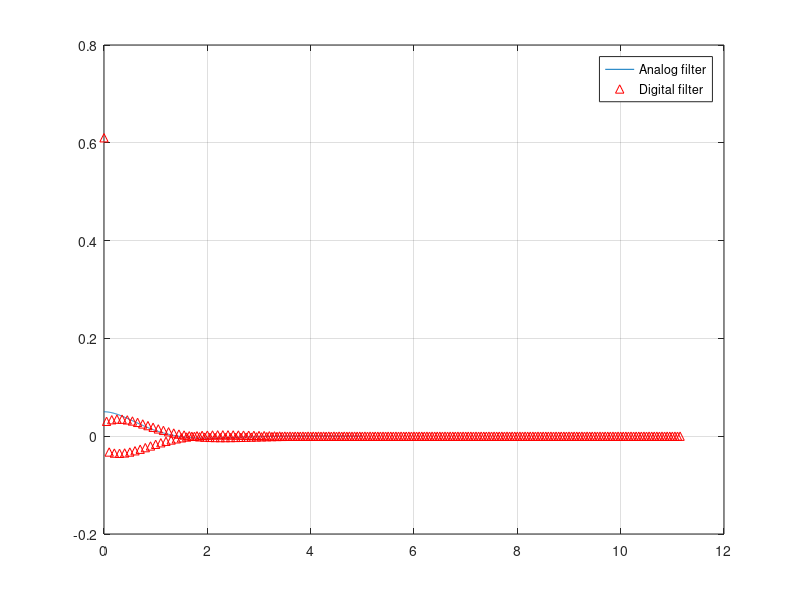
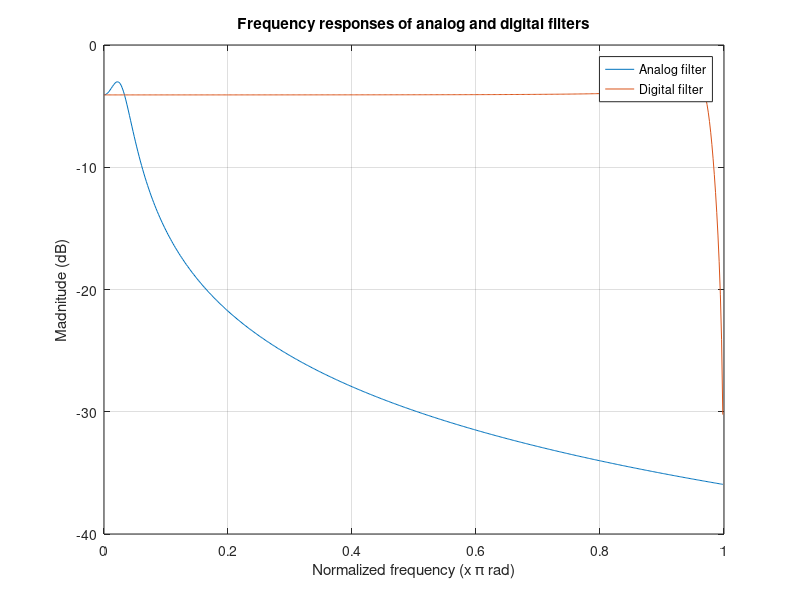

Source code (MATLAB) for these figures, in order:
Fs = 20;
b = [0 1 2.5];
a = [1 2.5 4];
[bz, az] = bilinear(b,a,Fs);
[r, p] = residue(b, a); % find direct term of a Partial Fraction Expansion of the ratio of two polynomials
t = linspace(0, 100 / Fs, 1000);
h = real(r.'*exp(p.*t) / Fs); % analog filter impulse response
figure(1);
plot(t, h);
hold on;
impz(bz, az, [], Fs);
legend('Analog filter', 'Digital filter')
grid on;
hold off;

figure(2);
[H, W] = freqz(bz, az);
[H_an] = freqs(b, a, W * Fs);
H_dig_db = 20 * log10(abs(H)); % convert magnitude to dB
H_an_db = 20 * log10(abs(H_an));
plot(W / pi, H_an_db);
hold on;
plot(W / pi, H_dig_db);
legend('Analog filter', 'Digital filter')
title('Frequency responses of analog and digital filters')
ylabel('Madnitude (dB)')
xlabel('Normalized frequency (x \pi rad)')
grid on;
hold off;